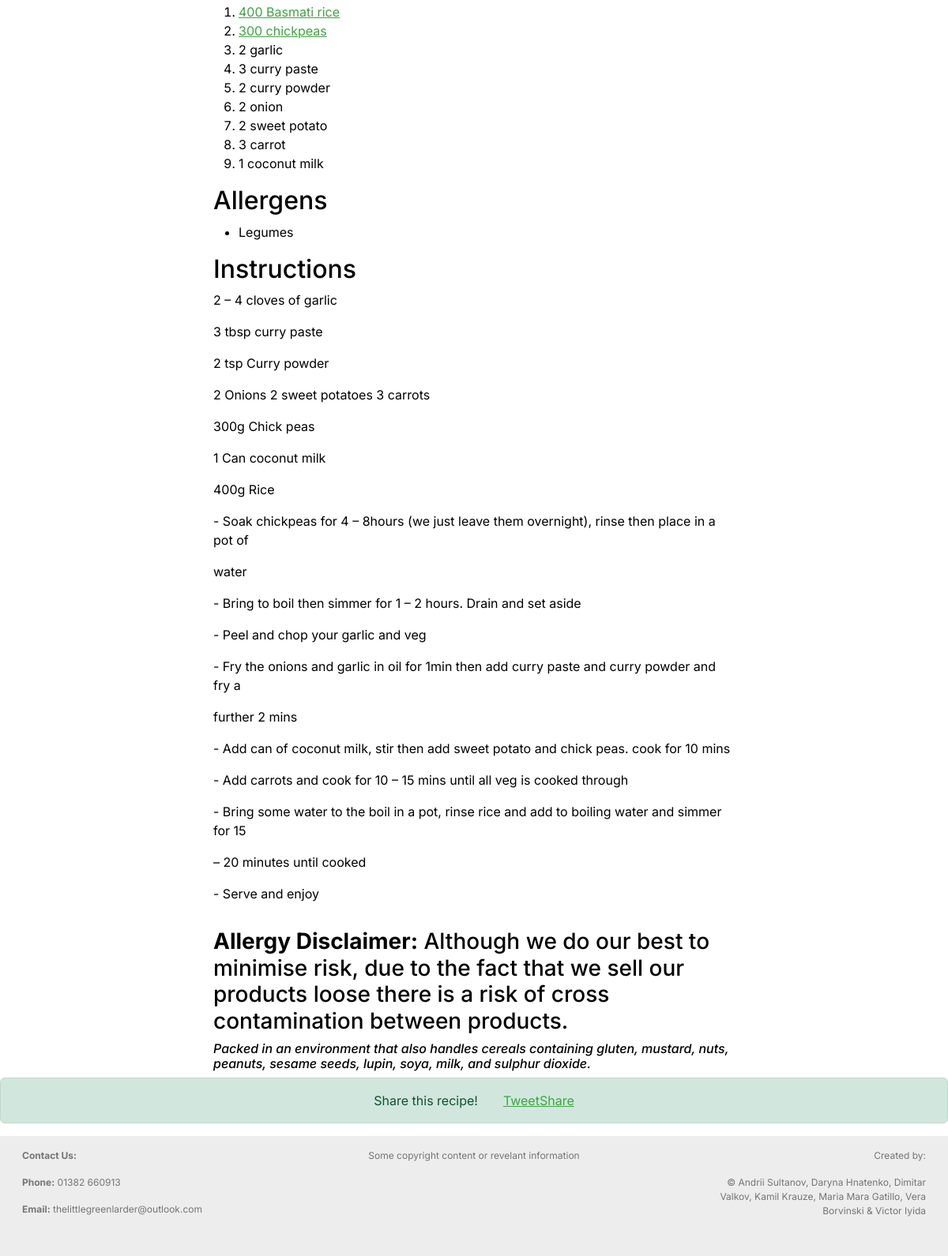
Before: /recipe.php (lower part) with the older database file.
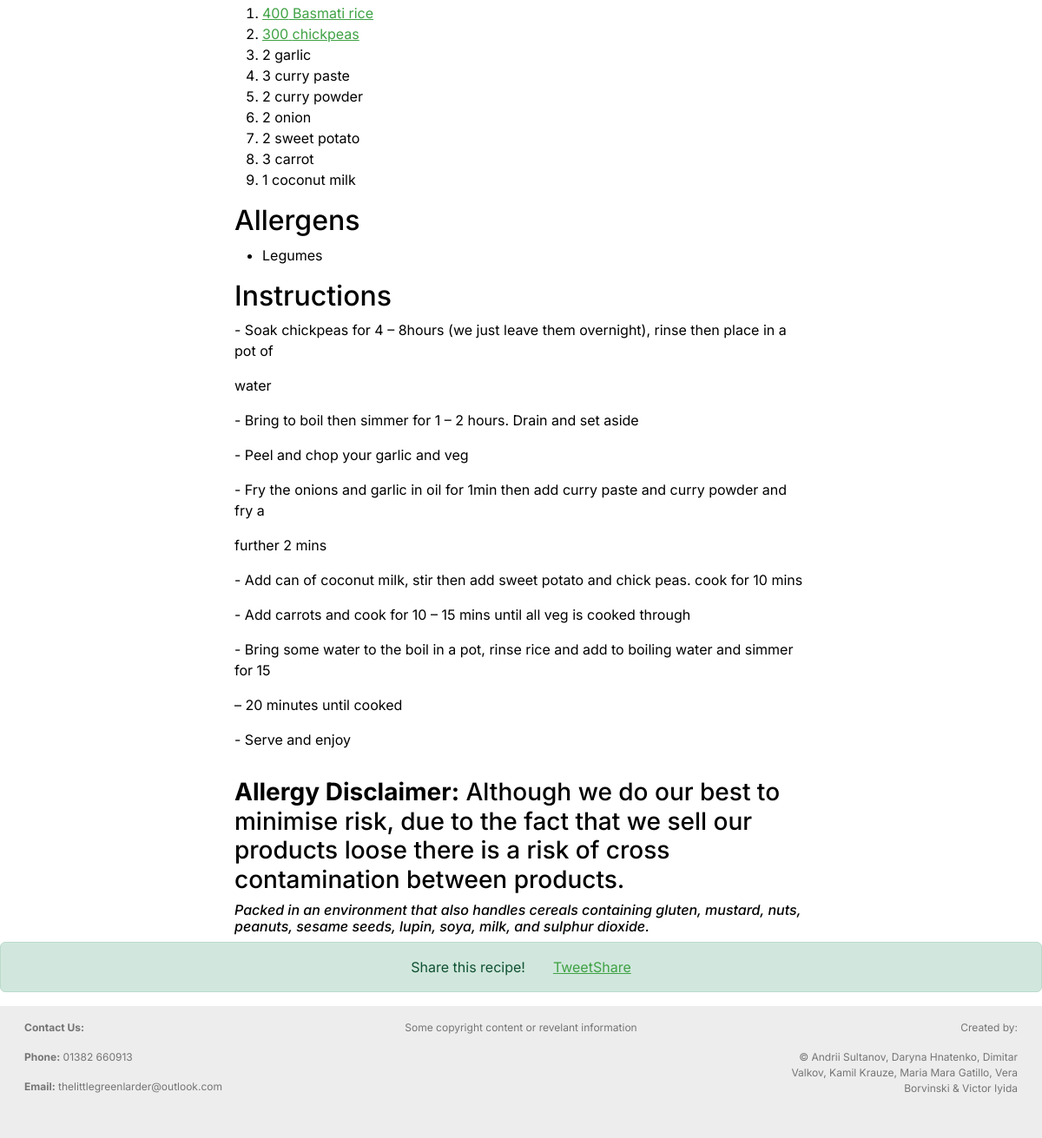
After: the same page with the newer database file.
### tables this page shows
CREATE TABLE RecipeIngredients (
  RecipeID    int(6) NOT NULL, 
  IngredientID  int(6) NOT NULL, 
  Quantity    double(4,1) NOT NULL,
  MeasurementID int(2) NOT NULL,
  PRIMARY KEY (RecipeID, IngredientID));

CREATE TABLE Ingredients (
  IngredientID    int(6) NOT NULL AUTO_INCREMENT, 
  IngredientName  varchar(100) NOT NULL, 
  AllergenID      int(3) NOT NULL, 
  ShopLink        varchar(255), 
  isSpice     bit,
  PRIMARY KEY (IngredientID));

CREATE TABLE Allergens (
  AllergenID        int(3) NOT NULL AUTO_INCREMENT, 
  AllergenName    varchar(100) NOT NULL, 
  ShortDesc       varchar(255), 
  PRIMARY KEY (AllergenID));

CREATE TABLE Recipes (
  RecipeID    int(6) NOT NULL AUTO_INCREMENT, 
  RecipeName  varchar(100) NOT NULL, 
  ShortDesc   varchar(255), 
  PrepTime    int(4), 
  CookTime    int(4), 
  TotalTime   int(4), 
  Servings    tinyint(2),
  Instructions  varchar(2500),
  Views     int,
  PRIMARY KEY (RecipeID));

### recipe.php (the view, shortened to what this page needs)
<head>
    <link rel="stylesheet" href="./css/recipepage.css">
</head>
<body>
<?php include 'header.php';?>
    <div class="main-body" >
        <?php
         include("counter.php")
        ?>
    	<?php
            if(isset($_GET['id'])) {
                $rid = $_GET['id'];
            }
            else{
                $rid = 1;
            }
            $findiid = $pdo->prepare("SELECT IngredientID FROM recipeingredients WHERE RecipeID = ?");
            $findiid->bindParam(1, $rid, PDO::PARAM_INT);
            $findiid->execute();
            $iids = $findiid->fetchAll(\PDO::FETCH_ASSOC);
?>
<?php
            echo '<div><h2 style="margin-top:16px;">Ingredients</h2>';
            echo '<ol>';
                foreach ($iids as $iid) {
                    $findm= $pdo->prepare("SELECT * FROM measurements WHERE measurementID = (SELECT MeasurementID FROM recipeingredients WHERE IngredientID = ? and RecipeID = ?)");
                    $findm->bindParam(1, $iid['IngredientID'], PDO::PARAM_INT);
                    $findm->bindParam(2, $rid, PDO::PARAM_INT);
                    $findm->execute();
                    $m = $findm->fetch(PDO::FETCH_ASSOC)['measurementType'];
                    $findq= $pdo->prepare("SELECT * FROM recipeingredients WHERE IngredientID = ? and RecipeID = ?");
                    $findq->bindParam(1, $iid['IngredientID'], PDO::PARAM_INT);
                    $findq->bindParam(2, $rid, PDO::PARAM_INT);
                    $findq->execute();
                    $q = $findq->fetch(PDO::FETCH_ASSOC)['Quantity'];
                    $findin= $pdo->prepare("SELECT * FROM Ingredients WHERE IngredientID = ?");
                    $findin->bindParam(1, $iid['IngredientID'], PDO::PARAM_INT);
                    $findin->execute();
                    $f = $findin->fetch(PDO::FETCH_ASSOC);
                    $in = $f['IngredientName'];
                    $link = $f['ShopLink'];
                    if (!empty($link)){
                        echo '<li><a href="'.$link .'"><span class="quantity" defaultvalue="' . $q . '">' . $q . '</span> ' . $m . ' ' . $in . '</a></li>';}
                    else {
                        echo '<li><span class="quantity" defaultvalue="' . $q . '">' . $q . '</span> ' . $m . ' ' . $in . '</li>';
                    }
                }
            echo '</ol>';
            echo '<div><h2>Allergens</h2>';
            echo '<ul>';
            $allergens = array(1);
            foreach ($iids as $iid) {
                $findaid= $pdo->prepare("SELECT AllergenID FROM ingredients WHERE IngredientID = ?");
                $findaid->bindParam(1, $iid['IngredientID'], PDO::PARAM_INT);
                $findaid->execute();
                $aid = $findaid->fetch(PDO::FETCH_ASSOC)['AllergenID'];
                if(in_array($aid, $allergens) == false){
                    $allergens[] = $aid;
                    $findan= $pdo->prepare("SELECT * FROM allergens WHERE AllergenID = ?");
                    $findan->bindParam(1, $aid, PDO::PARAM_INT);
                    $findan->execute();
                    $an = $findan->fetch(PDO::FETCH_ASSOC)['AllergenName'];
                    echo '<li>' . $an . '</li>';
                }
            }
            echo '</ul></div></div>';
            echo '<h2>Instructions</h2>';
                $findr = $pdo->prepare("SELECT * FROM recipes WHERE RecipeID = ?");
                $findr->bindParam(1, $rid, PDO::PARAM_INT);
                $findr->execute();
                $recipeinstructions = $findr->fetch(PDO::FETCH_ASSOC)['Instructions'];
                echo '<p>' . nl2br($recipeinstructions). '</p>';
        ?>
        <h3><b>Allergy Disclaimer:</b> Although we do our best to minimise risk, due to the fact that we sell our products loose there is a risk of cross contamination between products.</h3>
        <h6><i>Packed in an environment that also handles cereals containing gluten, mustard, nuts, peanuts, sesame seeds, lupin, soya, milk, and sulphur dioxide.</i></h6>
    </div>
        <div class="alert alert-success" role="alert">
        <p>Share this recipe!</p>
        <a href="https://twitter.com/share?ref_src=twsrc%5Etfw" class="twitter-share-button" data-show-count="false" data-inline="true">Tweet</a><script async src="https://platform.twitter.com/widgets.js" charset="utf-8"></script>
        <id="fb-root">
        <div class="fb-share-button" data-href="https://agile-team1.azurewebsites.net/index.php" data-layout="button" data-size="small"><a target="_blank" href="https://www.facebook.com/sharer/sharer.php?u=https%3A%2F%2Fagile-team1.azurewebsites.net%2Findex.php&amp;src=sdkpreparse" class="fb-xfbml-parse-ignore">Share</a></div>
        </div>
<?php include 'footer.php';?>
</body>

### header.php (shortened to what this page needs)
<!DOCTYPE html>
<html lang="en">
<head>
    <link href="https://cdn.jsdelivr.net/npm/bootstrap@5.2.3/dist/css/bootstrap.min.css" rel="stylesheet">
    <link rel="stylesheet" href="./css/main.css">
</head>

### footer.php
<footer class="footer bg-grey p-3" id="footer">
    <div class="container-fluid">
        <div class="row justify-content-between">
            <div class="col-sm-12 col-md-3 text-sm-start">
                <p>
                    <b>Contact Us:</b>
                    <br>
                    <b>Phone:</b> 01382 660913
                    <br>
                    <b>Email:</b> thelittlegreenlarder@outlook.com
                </p>
            </div>
            <div class="col-sm-12 col-md-6 text-sm-start text-md-center">
                <p>
                    Some copyright content or revelant information
                </p>
            </div>
            <div class="col-sm-12 col-md-3 text-sm-start text-md-end">
                <p>
                    Created by:
                    <br>
                    &copy Andrii Sultanov, Daryna Hnatenko, Dimitar Valkov, Kamil Krauze, Maria Mara Gatillo, Vera Borvinski & Victor Iyida
                </p>
            </div>
        </div>
    </div>
</footer>
</html>

### css/recipepage.css (style rules this page uses)
.main-body { width:55%; margin:auto; }
p { margin-bottom: 32px !important; }
a { color: #3fa244 !important; }
.alert { display: flex; align-items: center; justify-content: center; }
.alert > p { margin: 0 32px 0 0 !important; padding: 0; }

### css/main.css (style rules this page uses)
body { font-family: "Inter", sans-serif; color: #000000; }
.bg-grey { background-color: #ededed; }
#footer { width: 100%; text-align: left; font-size: 12px; color:#757575; }

Changed rows visible on the page:
changed recipes: Instructions "2 – 4 cloves of garlic 3 tbsp curry paste 2 tsp Curry powder 2 Onions 2 sweet potatoes 3 carrots 300g Chick peas 1 Can coconut milk 400g Rice - Soak chickpeas for…" → "- Soak chickpeas for…"
